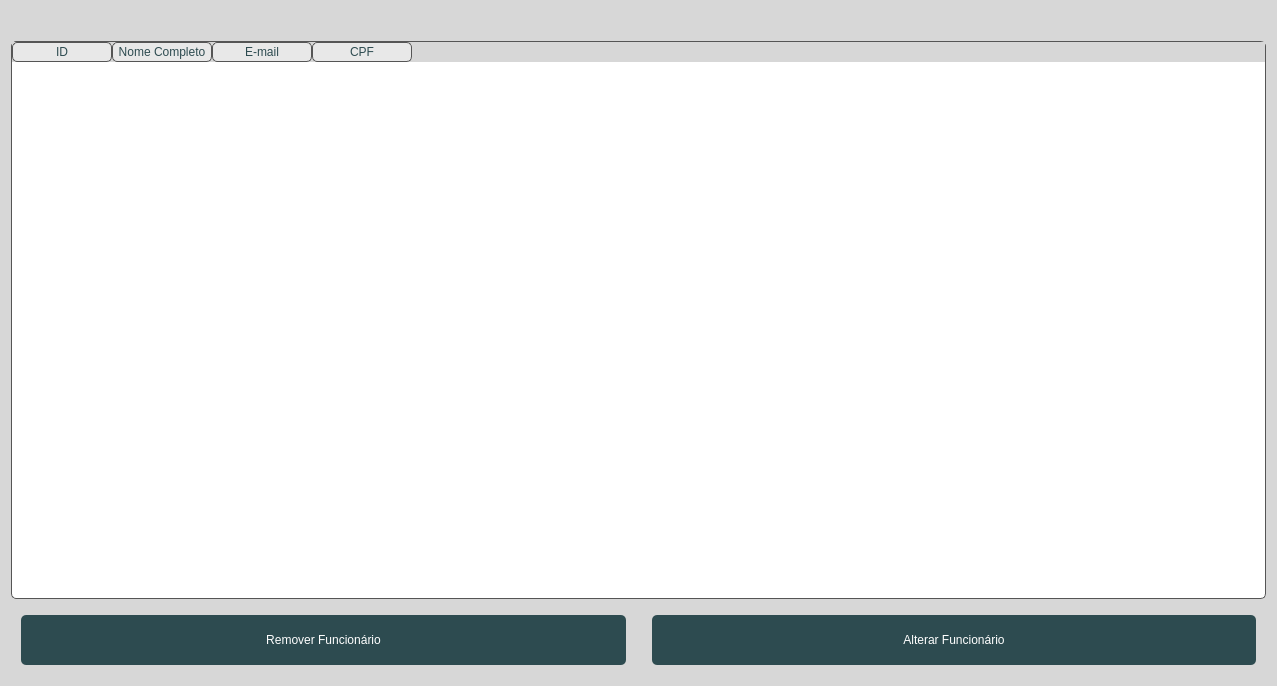
<?xml version="1.0" encoding="UTF-8"?>
<ui version="4.0">
 <class>EmployeeManagementWindow</class>
 <widget class="QWidget" name="EmployeeManagementWindow">
  <property name="geometry">
   <rect>
    <x>0</x>
    <y>0</y>
    <width>1277</width>
    <height>686</height>
   </rect>
  </property>
  <property name="windowTitle">
   <string>Gerenciamento de Jogos</string>
  </property>
  <property name="styleSheet">
   <string notr="true">
    QWidget {
        background-color: #D7D7D7;
    }
    QLabel {
        color: #2D4B50;
        font-family: &quot;Arial Black&quot;;
        margin: 5px;
        min-width: 300px; /* Isso pode não funcionar como esperado para QLabel no styleSheet */
    }
    QPushButton, QLineEdit, QDateEdit, QComboBox {
        color: #2D4B50;
        font-family: &quot;Arial Black&quot;;
        margin: 5px;
    }
    QLineEdit, QDateEdit, QComboBox {
        background-color: #fff;
        border: 1px solid #555;
        border-radius: 5px;
        padding: 1px 5px;
        height: 25px;
    }
    QPushButton {
        background-color: #2D4B50;
        color: white;
        border-radius: 5px;
        padding: 5px;
        margin: 10px;
        height: 40px;
    }
    QPushButton:hover {
        background-color: #6C6C69;
    }
    QTableWidget, QTableWidget QHeaderView::section, QTableWidget::item {
        background-color: #fff;
        color: #2D4B50;
        border: 1px solid #555;
        border-radius: 5px;
    }
    QTableWidget QHeaderView::section {
        background-color: #E8E8E8; /* Um pouco mais claro que #D7D7D7 para contraste */
        color: #2D4B50;
    }
   </string>
  </property>
  <layout class="QVBoxLayout" name="verticalLayout">
   <item alignment="Qt::AlignHCenter|Qt::AlignVCenter">
    <widget class="QLabel" name="label">
     <property name="text">
      <string/>
     </property>
     <property name="pixmap">
      <pixmap resource="../../assets/logo.qrc">:/res/logo.png</pixmap>
     </property>
    </widget>
   </item>
   <item>
    <widget class="QTableWidget" name="tableWidget">
     <property name="rowCount">
      <number>0</number>
     </property>
     <property name="columnCount">
      <number>4</number>
     </property>
     <column>
      <property name="text">
       <string>ID</string>
      </property>
     </column>
     <column>
      <property name="text">
       <string>Nome Completo</string>
      </property>
     </column>
     <column>
      <property name="text">
       <string>E-mail</string>
      </property>
     </column>
     <column>
      <property name="text">
       <string>CPF</string>
      </property>
     </column>
    </widget>
   </item>
   <item>
    <layout class="QHBoxLayout">
     <item>
      <widget class="QPushButton" name="buttonRemoveEmployee">
       <property name="text">
        <string>Remover Funcionário</string>
       </property>
      </widget>
     </item>
     <item>
      <widget class="QPushButton" name="buttonModifyEmployee">
       <property name="text">
        <string>Alterar Funcionário</string>
       </property>
      </widget>
     </item>
    </layout>
   </item>
  </layout>
 </widget>
 <layoutdefault spacing="6" margin="11"/>
 <resources>
  <include location="../../assets/logo.qrc"/>
 </resources>
 <connections/>
</ui>
